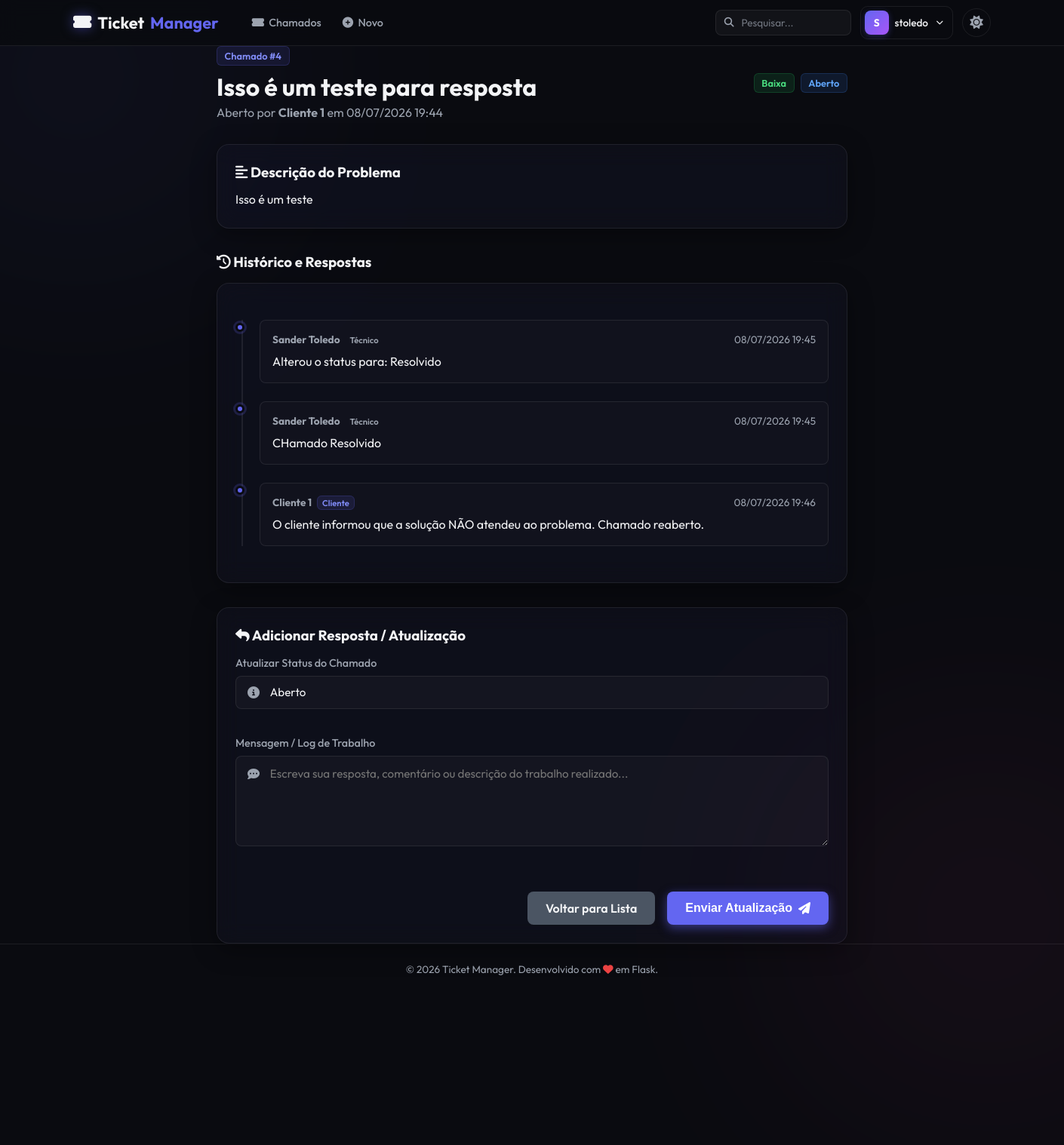
The app's page /tickets/4 (signed in) with its own data.
### models.py (models this page shows, shortened)
class Usuario(db.Model):
    __tablename__ = "usuarios"
    id = db.Column(db.Integer, primary_key=True)
    nome = db.Column(db.String(50), nullable=False)
    sobrenome = db.Column(db.String(50), nullable=False)
    email = db.Column(db.String(120), unique=True, nullable=False)
    username = db.Column(db.String(50), unique=True, nullable=False)
    senha = db.Column(db.String(255), nullable=False)
    cidade_id = db.Column(db.Integer, db.ForeignKey("cidades.id"), nullable=True)
    cidade = db.relationship("Cidade", backref=db.backref("usuarios", lazy=True))
    perfis = db.relationship("Perfil", backref="usuario", lazy=True, cascade="all, delete-orphan")
    @property
    def tipo_perfil(self):
        if self.perfis:
            return self.perfis[0].tipo_perfil
        return "Cliente"

class Chamado(db.Model):
    __tablename__ = "chamados"
    id = db.Column(db.Integer, primary_key=True)
    titulo = db.Column(db.String(100), nullable=False)
    descricao = db.Column(db.Text, nullable=False)
    prioridade = db.Column(db.String(20), nullable=False, default="Média")  # Baixa, Média, Alta
    status = db.Column(db.String(20), nullable=False, default="Aberto")  # Aberto, Em Andamento, Resolvido, Fechado
    data_criacao = db.Column(db.DateTime, nullable=False, default=db.func.now())
    usuario_id = db.Column(db.Integer, db.ForeignKey("usuarios.id"), nullable=False)
    usuario = db.relationship("Usuario", backref=db.backref("chamados", lazy=True))
    categoria_id = db.Column(db.Integer, db.ForeignKey("categorias.id"), nullable=True)
    categoria = db.relationship("Categoria", backref=db.backref("chamados", lazy=True))

class Worklog(db.Model):
    __tablename__ = "worklogs"
    id = db.Column(db.Integer, primary_key=True)
    chamado_id = db.Column(db.Integer, db.ForeignKey("chamados.id"), nullable=False)
    usuario_id = db.Column(db.Integer, db.ForeignKey("usuarios.id"), nullable=False)
    mensagem = db.Column(db.Text, nullable=False)
    data_criacao = db.Column(db.DateTime, nullable=False, default=db.func.now())
    chamado = db.relationship("Chamado", backref=db.backref("worklogs", lazy=True, cascade="all, delete-orphan"))
    usuario = db.relationship("Usuario", backref=db.backref("worklogs", lazy=True))

class Perfil(db.Model):
    __tablename__ = "perfis"
    id = db.Column(db.Integer, primary_key=True)
    usuario_id = db.Column(db.Integer, db.ForeignKey("usuarios.id"), nullable=False)
    tipo_perfil = db.Column(db.String(50), nullable=False)
    ativo = db.Column(db.Boolean, default=True)

### app.py (the view)
@app.route('/tickets/<int:ticket_id>')
@login_required
def ticket_details(ticket_id):
    return controllers.ticket_details_controller(ticket_id)

### app.py (called while the page is built)
def login_required(f):
    @wraps(f)
    def decorated_function(*args, **kwargs):
        if 'user_id' not in session:
            flash('Você precisa fazer login para acessar esta página.', 'danger')
            return redirect(url_for('login'))
        return f(*args, **kwargs)
    return decorated_function

### controllers.py (called while the page is built)
def ticket_details_controller(ticket_id):
    chamado = Chamado.query.get_or_404(ticket_id)
    usuario = Usuario.query.get(session.get('user_id'))
    if usuario.tipo_perfil == 'Cliente' and chamado.usuario_id != usuario.id:
        flash('Você não tem permissão para visualizar este chamado.', 'danger')
        return redirect(url_for('list_tickets'))
    return render_template('ticket_details.html', chamado=chamado, usuario=usuario)

### templates/ticket_details.html (shortened to what this page needs)
{% extends 'base.html' %}
{% block content %}
<div class="container" style="max-width: 900px; margin: 0 auto;">
    <div class="page-header" style="margin-bottom: 2rem;">
        <div>
            <span class="badge badge-username" style="margin-bottom: 0.5rem; display: inline-block;">Chamado #{{ chamado.id }}</span>
            <h1>{{ chamado.titulo }}</h1>
            <p class="subtitle">Aberto por <strong>{{ chamado.usuario.nome }} {{ chamado.usuario.sobrenome }}</strong> em {{ chamado.data_criacao.strftime('%d/%m/%Y %H:%M') }}</p>
        </div>
        <div style="display: flex; gap: 0.5rem; align-items: center;">
            <span class="badge badge-{{ chamado.prioridade | lower }}">{{ chamado.prioridade }}</span>
            {% set status_class = chamado.status.lower().replace(' ', '') %}
            <span class="badge badge-{{ status_class }}">{{ chamado.status }}</span>
        </div>
    </div>
    <div class="glass-card" style="padding: 1.5rem; margin-bottom: 2rem;">
        <h3 style="color: var(--text-primary); margin-bottom: 0.75rem;"><i class="fa-solid fa-align-left"></i> Descrição do Problema</h3>
        <p style="color: var(--text-primary); line-height: 1.6; white-space: pre-line;">{{ chamado.descricao }}</p>
    </div>
    <h3 style="color: var(--text-primary); margin-bottom: 1rem;"><i class="fa-solid fa-clock-rotate-left"></i> Histórico e Respostas</h3>
    <div class="glass-card" style="padding: 1.5rem; margin-bottom: 2rem;">
        {% if chamado.worklogs %}
            <div class="timeline">
                {% for log in chamado.worklogs %}
                    <div class="timeline-item">
                        <div class="timeline-marker"></div>
                        <div class="timeline-content">
                            <div class="timeline-header">
                                <strong>{{ log.usuario.nome }} {{ log.usuario.sobrenome }} <span class="badge badge-{{ log.usuario.tipo_perfil | lower }}" style="font-size: 0.7rem; padding: 0.1rem 0.4rem; margin-left: 0.25rem;">{{ log.usuario.tipo_perfil }}</span></strong>
                                <span>{{ log.data_criacao.strftime('%d/%m/%Y %H:%M') }}</span>
                            </div>
                            <p style="color: var(--text-primary); line-height: 1.5; white-space: pre-line;">{{ log.mensagem }}</p>
                        </div>
                    </div>
                {% endfor %}
            </div>
        {% endif %}
    </div>
    <div class="glass-card" style="padding: 1.5rem;">
        <h3 style="color: var(--text-primary); margin-bottom: 1rem;"><i class="fa-solid fa-reply"></i> Adicionar Resposta / Atualização</h3>
        <form action="{{ url_for('add_worklog', ticket_id=chamado.id) }}" method="POST" class="form-group">
            {% if usuario.tipo_perfil in ['Técnico', 'Admin'] %}
                <div class="input-wrapper" style="margin-bottom: 1rem;">
                    <label for="status">Atualizar Status do Chamado</label>
                    <div class="input-icon-group">
                        <i class="fa-solid fa-circle-info input-icon"></i>
                        <select id="status" name="status" required>
                            <option value="Aberto" {% if chamado.status == 'Aberto' %}selected{% endif %}>Aberto</option>
                        </select>
                    </div>
                </div>
            {% endif %}
            <div class="input-wrapper" style="margin-bottom: 1.5rem;">
                <label for="mensagem">Mensagem / Log de Trabalho</label>
                <div class="input-icon-group">
                    <i class="fa-solid fa-comment-dots input-icon" style="top: 1rem;"></i>
                    <textarea id="mensagem" name="mensagem" required placeholder="Escreva sua resposta, comentário ou descrição do trabalho realizado..."></textarea>
                </div>
            </div>
            <div class="form-actions-row">
                <a href="{{ url_for('list_tickets') }}" class="btn-secondary">
                    Voltar para Lista
                </a>
                <button type="submit" class="btn-primary">
                    Enviar Atualização <i class="fa-solid fa-paper-plane"></i>
                </button>
            </div>
        </form>
    </div>
</div>
{% endblock %}

### templates/base.html (shortened to what this page needs)
<!DOCTYPE html>
<html lang="pt-BR" data-theme="dark">
<head>
    <link rel="stylesheet" href="https://cdnjs.cloudflare.com/ajax/libs/font-awesome/6.4.0/css/all.min.css">
    <link rel="stylesheet" href="{{ url_for('static', filename='css/style.css') }}">
</head>
<body>
    <div class="bg-glow bg-glow-1"></div>
    <div class="bg-glow bg-glow-2"></div>
    <header class="app-header">
        <div class="nav-container">
            <div class="nav-left">
                <a href="/" class="brand-logo">
                    <i class="fa-solid fa-ticket-simple text-glow"></i> Ticket<span>Manager</span>
                </a>
                {% if session.get('user_id') %}
                <nav class="nav-menu" id="nav-menu">
                    <a href="{{ url_for('list_tickets') }}" class="nav-link" id="nav-link-tickets">
                        <i class="fa-solid fa-ticket-simple"></i> Chamados
                    </a>
                    <a href="{{ url_for('create_ticket') }}" class="nav-link" id="nav-link-new-ticket">
                        <i class="fa-solid fa-circle-plus"></i> Novo
                    </a>
                </nav>
                {% endif %}
            </div>
            <div class="nav-right">
                {% if session.get('user_id') %}
                <form class="nav-search-form" action="{{ url_for('search_tickets') }}" method="GET" id="nav-search-form">
                    <div class="nav-search-wrapper">
                        <i class="fa-solid fa-magnifying-glass nav-search-icon"></i>
                        <input type="text" name="q" class="nav-search-input" placeholder="Pesquisar..." autocomplete="off" id="nav-search-input">
                    </div>
                </form>
                <div class="nav-user-area" id="nav-user-area">
                    <button class="nav-user-btn" id="user-menu-btn" title="Menu do usuário">
                        <div class="nav-avatar">
                            {{ session.get('username', '?')[0] | upper }}
                        </div>
                        <span class="nav-username">{{ session.get('username') }}</span>
                        <i class="fa-solid fa-chevron-down nav-chevron"></i>
                    </button>
                </div>
                {% else %}
                <a href="{{ url_for('login') }}" class="nav-link" id="nav-link-login"><i class="fa-solid fa-right-to-bracket"></i> Login</a>
                <a href="{{ url_for('register') }}" class="btn-nav btn-signup" id="nav-link-register"><i class="fa-solid fa-user-plus"></i> Registrar</a>
                {% endif %}
                <button id="theme-toggle" class="theme-toggle-btn" title="Alternar tema">
                    <i class="fa-solid fa-sun"></i>
                </button>
            </div>
        </div>
    </header>
    <main class="main-content">
        {% block content %}{% endblock %}
    </main>
    <footer class="app-footer">
        <p>&copy; 2026 Ticket Manager. Desenvolvido com <i class="fa-solid fa-heart text-danger animate-pulse"></i> em Flask.</p>
    </footer>
</body>
</html>

### records on screen
Usuario: get "stoledo"
Chamado: id "4", titulo "Isso é um teste para resposta", data_criacao "08/07/2026 19:44", prioridade "Baixa", status "Aberto", descricao "Isso é um teste"
Usuario: usuario.nome "Cliente", usuario.sobrenome "1"
Worklog: usuario.nome "Sander", usuario.sobrenome "Toledo", usuario.tipo_perfil "Técnico", data_criacao "08/07/2026 19:45", mensagem "Alterou o status para: Resolvido"
Worklog: usuario.nome "Sander", usuario.sobrenome "Toledo", usuario.tipo_perfil "Técnico", data_criacao "08/07/2026 19:45", mensagem "CHamado Resolvido"
Worklog: usuario.nome "Cliente", usuario.sobrenome "1", usuario.tipo_perfil "Cliente", data_criacao "08/07/2026 19:46", mensagem "O cliente informou que a solução NÃO atendeu ao problema. Chamado reaberto."

### other values on screen
{{ session.get('username', '?')[0] | upper }} "S"
